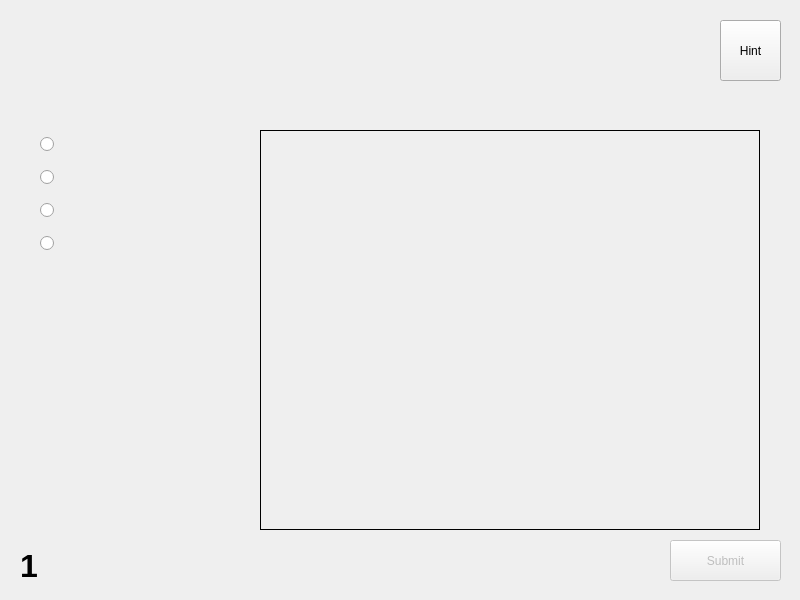
<?xml version="1.0" encoding="UTF-8"?>
<ui version="4.0">
 <class>Level</class>
 <widget class="QWidget" name="Level">
  <property name="geometry">
   <rect>
    <x>0</x>
    <y>0</y>
    <width>800</width>
    <height>600</height>
   </rect>
  </property>
  <property name="windowTitle">
   <string>Form</string>
  </property>
  <widget class="QLabel" name="imageLabel">
   <property name="geometry">
    <rect>
     <x>260</x>
     <y>130</y>
     <width>500</width>
     <height>400</height>
    </rect>
   </property>
   <property name="sizePolicy">
    <sizepolicy hsizetype="MinimumExpanding" vsizetype="MinimumExpanding">
     <horstretch>0</horstretch>
     <verstretch>0</verstretch>
    </sizepolicy>
   </property>
   <property name="frameShape">
    <enum>QFrame::Box</enum>
   </property>
   <property name="text">
    <string/>
   </property>
   <property name="scaledContents">
    <bool>true</bool>
   </property>
  </widget>
  <widget class="QPushButton" name="submitButton">
   <property name="enabled">
    <bool>false</bool>
   </property>
   <property name="geometry">
    <rect>
     <x>670</x>
     <y>540</y>
     <width>111</width>
     <height>41</height>
    </rect>
   </property>
   <property name="text">
    <string>Submit</string>
   </property>
   <property name="checkable">
    <bool>false</bool>
   </property>
  </widget>
  <widget class="QLabel" name="questionLabel">
   <property name="geometry">
    <rect>
     <x>30</x>
     <y>23</y>
     <width>671</width>
     <height>91</height>
    </rect>
   </property>
   <property name="font">
    <font>
     <pointsize>14</pointsize>
    </font>
   </property>
   <property name="text">
    <string/>
   </property>
   <property name="wordWrap">
    <bool>true</bool>
   </property>
  </widget>
  <widget class="QPushButton" name="hintButton">
   <property name="geometry">
    <rect>
     <x>720</x>
     <y>20</y>
     <width>61</width>
     <height>61</height>
    </rect>
   </property>
   <property name="text">
    <string>Hint</string>
   </property>
  </widget>
  <widget class="QLabel" name="levelNumberLabel">
   <property name="geometry">
    <rect>
     <x>20</x>
     <y>550</y>
     <width>41</width>
     <height>31</height>
    </rect>
   </property>
   <property name="font">
    <font>
     <pointsize>24</pointsize>
     <bold>true</bold>
    </font>
   </property>
   <property name="text">
    <string>1</string>
   </property>
  </widget>
  <widget class="QRadioButton" name="dummyAnswer3">
   <property name="geometry">
    <rect>
     <x>40</x>
     <y>236</y>
     <width>159</width>
     <height>15</height>
    </rect>
   </property>
   <property name="text">
    <string/>
   </property>
   <attribute name="buttonGroup">
    <string notr="true">answerGroup</string>
   </attribute>
  </widget>
  <widget class="QRadioButton" name="correctAnswer">
   <property name="geometry">
    <rect>
     <x>40</x>
     <y>137</y>
     <width>159</width>
     <height>15</height>
    </rect>
   </property>
   <property name="text">
    <string/>
   </property>
   <attribute name="buttonGroup">
    <string notr="true">answerGroup</string>
   </attribute>
  </widget>
  <widget class="QRadioButton" name="dummyAnswer2">
   <property name="geometry">
    <rect>
     <x>40</x>
     <y>203</y>
     <width>159</width>
     <height>15</height>
    </rect>
   </property>
   <property name="text">
    <string/>
   </property>
   <attribute name="buttonGroup">
    <string notr="true">answerGroup</string>
   </attribute>
  </widget>
  <widget class="QRadioButton" name="dummyAnswer1">
   <property name="geometry">
    <rect>
     <x>40</x>
     <y>170</y>
     <width>159</width>
     <height>15</height>
    </rect>
   </property>
   <property name="text">
    <string/>
   </property>
   <attribute name="buttonGroup">
    <string notr="true">answerGroup</string>
   </attribute>
  </widget>
 </widget>
 <resources/>
 <connections/>
 <buttongroups>
  <buttongroup name="answerGroup"/>
 </buttongroups>
</ui>
